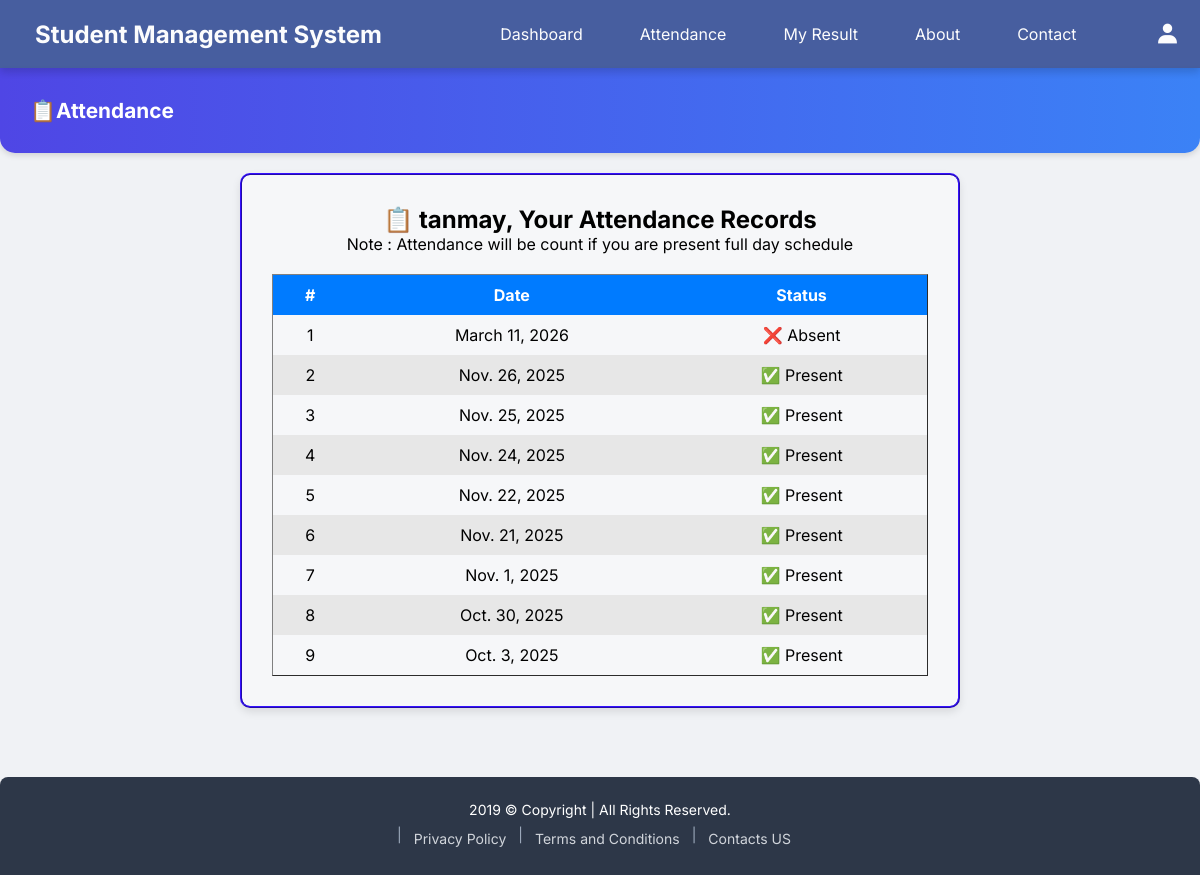
Page /student/attendance/ (signed in) on the committed database.
### accounts/models.py (models this page shows, shortened)
class CustomUser(AbstractUser):
    ROLE_CHOICES = (
        ('student', 'Student'),
        ('teacher', 'Teacher'),
    )
    role = models.CharField(max_length=10, choices=ROLE_CHOICES, default='student')
    rollno = models.IntegerField(blank=True, null=True)
    stream = models.CharField(max_length=30, default='Not selected')

### teachers/models.py (models this page shows, shortened)
class Attendance(models.Model):
    student = models.ForeignKey(CustomUser, on_delete=models.CASCADE)
    date = models.DateField()
    status = models.CharField(max_length=10)  # e.g., 'Present', 'Absent'
    class Meta:
        unique_together = ('student', 'date')
        ordering = ['-date']

### student/views.py (the view)
# urls.py: path('attendance/',views.student_attendance , name="student_attendance"),
def student_attendance(request):
    if request.user.is_authenticated:
        username = request.user.username
        student = CustomUser.objects.get(username=username)
        records = Attendance.objects.filter(student=student).order_by('-date')
        return render(request, 'student/view_attendance.html', {"student":student,'records': records})
    else:
        return redirect('login')

### templates/student/view_attendance.html (shortened to what this page needs)
{% extends "Homepage/home.html" %}
{% load static %}
{% block style %}
    <link rel="stylesheet" href="{% static 'student/attendance.css' %}">
{% endblock style %}
{% block content %}
<div class="navbar_dashboard">
    <div><strong>📋Attendance</strong></div>
</div>
<div class="main_container">
    <div class="navbar_container">
        {% if records %}
            <h2>📋 {{student.username}}, Your Attendance Records </h2>
            <p>Note : Attendance will be count if you are present full day schedule</p>
            <table border="1" cellpadding="10px" cellspacing="0px">
                <thead>
                    <tr>
                        <th>#</th>
                        <th>Date</th>
                        <th>Status</th>
                    </tr>
                </thead>
                <tbody>
                    {% for record in records %}
                    <tr>
                        <td>{{ forloop.counter }}</td>
                        <td>{{ record.date }}</td>
                        <td>
                            {% if record.status == "Present" %}
                                ✅ Present
                            {% else %}
                                ❌ Absent
                            {% endif %}
                        </td>
                    </tr>
                    {% endfor %}
                </tbody>
            </table>
        {% else %}
            <p> ❌ No attendance records found. ❌ </p>
        {% endif %}
    </div>
</div>
{% endblock content %}

### static/student/attendance.css (style rules this page uses)
.navbar_dashboard { background: linear-gradient(90deg, #4f46e5, #3b82f6); color: white; padding: 30px 30px; font-size: 1.3rem; font-weight: 600; border-bottom-left-radius: 15px; border-bottom-right-radius: 15px; box-shadow: 0 2px 6px rgba(0,0,0,0.15); }
.main_container { height: 78vh; display: flex; justify-content: center; }
.navbar_container { height:fit-content; width: 60vw; margin-top: 20px; padding: 30px; background-color:rgba(255, 255, 255, 0.356); box-shadow: 0 4px 8px rgba(0,0,0,0.1); border-radius: 10px; border:2px ridge rgb(52, 16, 255); }
table { width: 100%; margin-top: 20px; }
th { background-color: #007bff; color: white; }
td, th { text-align: center; padding: 10px; border:none; }
tr:nth-child(even) { background-color: #e7e7e7; }
h2,p { text-align: center; }

### static/Home_css/navbar.css (style rules this page uses)
* { margin: 0; padding: 0; box-sizing: border-box; }
body { margin: 0; padding: 0; font-family: 'Inter', sans-serif; background-color: #f0f2f5; }

### rows in the picture
CustomUser: username "tanmay"
Attendance: date "March 11, 2026", status "❌ Absent"
Attendance: date "Nov. 26, 2025", status "✅ Present"
Attendance: date "Nov. 25, 2025", status "✅ Present"
Attendance: date "Nov. 24, 2025", status "✅ Present"
Attendance: date "Nov. 22, 2025", status "✅ Present"
Attendance: date "Nov. 21, 2025", status "✅ Present"
Attendance: date "Nov. 1, 2025", status "✅ Present"
Attendance: date "Oct. 30, 2025", status "✅ Present"
Attendance: date "Oct. 3, 2025", status "✅ Present"
